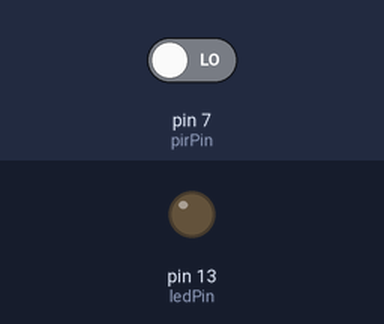
Bench run of a sketch on a simulated Arduino Uno, built with avr-gcc and run on an emulated ATmega328P. On the bench: output pins drawn as LEDs (lit = HIGH). The inputs (shaded band) are chosen by the test bench; at power-on: pin 7 (pirPin) LOW.

Above: at 1.2 s.
1.3 s: pin 7 (pirPin) driven HIGH
At 2.4 s:
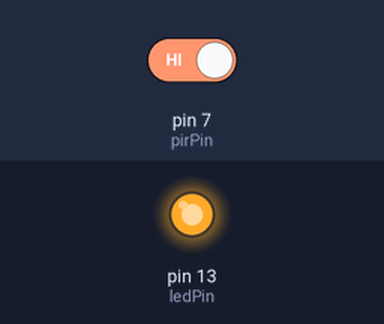
2.8 s: pin 7 (pirPin) driven LOW
At 3.5 s:
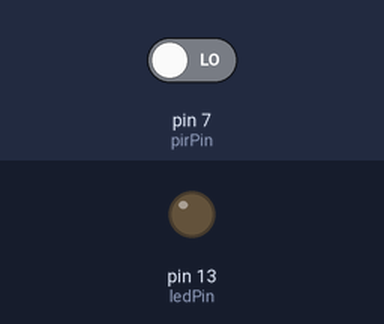
Timing chart, 0 to 5.8 s (numbered marks = the images above; inputs shaded):
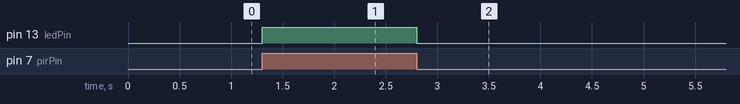

Measured:
- after the input at 1.3 s, pin 13 (ledPin): LOW → HIGH at once
- after the input at 2.8 s, pin 13 (ledPin): HIGH → LOW at once

The sketch:

himanshu_deshmukh_pir_execution1.ino
```cpp
int pirPin = 7;     // PIR sensor output pin
int ledPin = 13;    // LED pin

void setup() {
  pinMode(pirPin, INPUT);   // PIR as input
  pinMode(ledPin, OUTPUT);  // LED as output
}

void loop() {
  int motion = digitalRead(pirPin);  // Read PIR sensor

  if (motion == HIGH) {              // If motion detected
    digitalWrite(ledPin, HIGH);      // Turn LED ON
  } else {
    digitalWrite(ledPin, LOW);       // Turn LED OFF
  }
}
```
